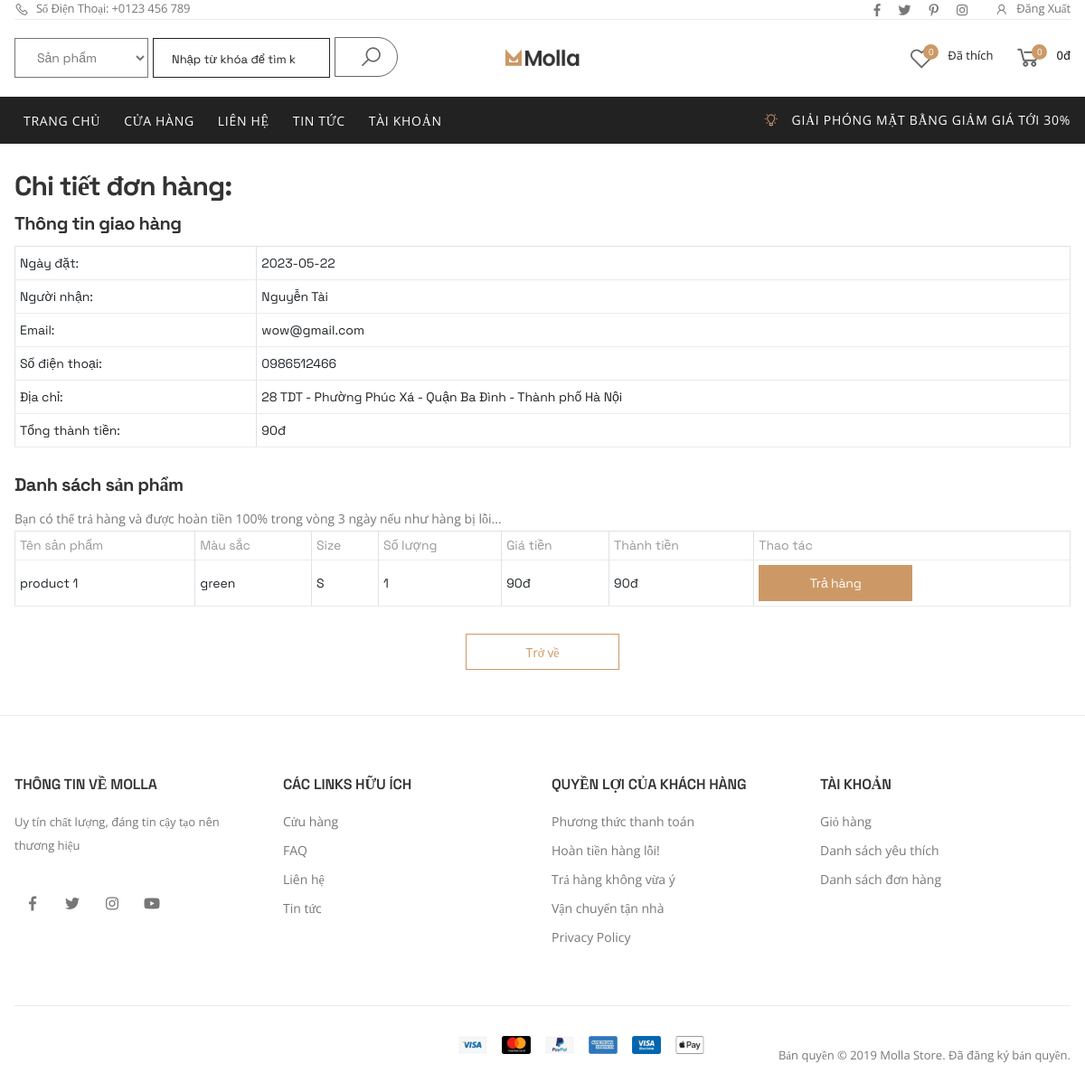
Screenshot of /account/odt/57 (signed in) with the database file from the repository.
### tables this page shows
CREATE TABLE `orders` (
  `orderId` int(11) NOT NULL,
  `userId` int(11) DEFAULT NULL,
  `orderDate` date DEFAULT NULL,
  `receiver` varchar(100) DEFAULT NULL,
  `email` varchar(50) DEFAULT NULL,
  `phone` varchar(50) DEFAULT NULL,
  `province` text DEFAULT NULL,
  `district` text DEFAULT NULL,
  `ward` text DEFAULT NULL,
  `street` text DEFAULT NULL,
  `summary` float DEFAULT NULL,
  `notes` text DEFAULT NULL,
  `status` tinyint(4) DEFAULT 1
);

CREATE TABLE `order_details` (
  `orderId` int(11) NOT NULL,
  `productId` int(11) NOT NULL,
  `optionId` int(11) NOT NULL,
  `price` float DEFAULT NULL,
  `quantity` int(11) DEFAULT NULL,
  `total` float DEFAULT NULL,
  `returned` tinyint(4) DEFAULT 0,
  `return_reason` text DEFAULT NULL,
  `return_image` varchar(50) DEFAULT NULL
);

CREATE TABLE `products` (
  `productId` int(11) NOT NULL,
  `title` varchar(100) DEFAULT NULL,
  `originalPrice` float DEFAULT NULL,
  `currentPrice` float DEFAULT NULL,
  `description` text DEFAULT NULL,
  `salePercent` float DEFAULT NULL,
  `reviewCount` int(11) DEFAULT 0,
  `rating` float DEFAULT 5,
  `categoryId` int(11) DEFAULT NULL,
  `sold` int(11) DEFAULT 0,
  `isShown` tinyint(4) DEFAULT 1,
  `deleted` tinyint(4) DEFAULT 0
);

CREATE TABLE `product_options` (
  `optionId` int(11) NOT NULL,
  `productId` int(11) NOT NULL,
  `size` varchar(10) NOT NULL,
  `color` varchar(10) NOT NULL,
  `quantity` int(11) DEFAULT NULL,
  `deleted` tinyint(4) DEFAULT 0
);

### index.php (called while the page is built, shortened)
<?php
$app = new App();

### core/Connection.php (called while the page is built, shortened)
<?php
    class Connection{
        var $db = null;
        function __construct()
        {
            $dsn = 'mysql:host=localhost;dbname=molla';
            $user = 'root';
            $pass = '';
            try {
                $this->db = new PDO($dsn, $user, $pass, array(PDO::MYSQL_ATTR_INIT_COMMAND => "SET NAMES utf8"));
            } catch (\Throwable $th) {
                echo 'Connect to Database failed';
            }
        }
        public function getAll($select)
        {
            return $this->db->query($select)->fetchAll();
        }
        public function getOne($select)
        {
            $result = $this->db->query($select);
            $result = $result->fetch();
            return $result;
        }
    }

### app/models/OrderModel.php (called while the page is built, shortened)
<?php
class OrderModel
{
    private $db = null;
    public function __construct()
    {
        $this->db = new Connection();
    }
    public function getOrderById($id)
    {
        $select = "SELECT * FROM `orders` WHERE orderId = $id";
        return $this->db->getOne($select);
    }
    public function getOrderDetail($orderId)
    {
        $select = "SELECT * FROM `order_details` WHERE orderId = $orderId";
        return $this->db->getAll($select);
    }
}

### app/models/ProductModel.php (called while the page is built, shortened)
<?php
class ProductModel
{
    private $db = null;
    public function __construct()
    {
        $this->db = new Connection();
    }
    public function getProductById($id, $isAdmin = false)
    {
        $select = "SELECT * FROM products WHERE productId = '$id'";
        if (!$isAdmin) {
            $select .= ' AND isShown = 1 AND deleted = 0';
        }
        return $this->db->getOne($select);
    }
    public function getOptionById($id, $getDeleted = true)
    {
        $select = "SELECT * FROM product_options WHERE optionId = '$id'";
        return $this->db->getOne($select);
    }
}

### app/views/client/pages/order-details.php (the view, shortened to what this page needs)
<main class="main">
    <div class="page-content">
        <div class="container">
            <h3 class="mt-3">Chi tiết đơn hàng:</h3>
            <div class="row">
                <div class="col-12">
                    <h5>Thông tin giao hàng</h5>
                    <table class="table table-bordered">
                        <tr>
                            <td class="p-2">Ngày đặt:</td>
                            <td class="p-2"><?= $order['orderDate'] ?></td>
                        </tr>
                        <tr>
                            <td class="p-2">Người nhận:</td>
                            <td class="p-2"><?= $order['receiver'] ?></td>
                        </tr>
                        <tr>
                            <td class="p-2">Email:</td>
                            <td class="p-2"><?= $order['email'] ?></td>
                        </tr>
                        <tr>
                            <td class="p-2">Số điện thoại:</td>
                            <td class="p-2"><?= $order['phone'] ?></td>
                        </tr>
                        <tr>
                            <td class="p-2">Địa chỉ:</td>
                            <td class="p-2"><?= $order['street'] . ' - ' . $order['ward'] . ' - ' . $order['district'] . ' - ' . $order['province'] ?></td>
                        </tr>
                        <tr>
                            <td class="p-2">Tổng thành tiền:</td>
                            <td class="p-2"><?= $order['summary'] ?>đ</td>
                        </tr>
                    </table>
                </div>
                <div class="col-12">
                    <h5>Danh sách sản phẩm</h5>
                    <p>Bạn có thể trả hàng và được hoàn tiền 100% trong vòng 3 ngày nếu như hàng bị lỗi...</p>
                    <table class="table table-bordered">
                        <tr>
                            <th class="p-2">Tên sản phẩm</th>
                            <th class="p-2">Màu sắc</th>
                            <th class="p-2">Size</th>
                            <th class="p-2">Số lượng</th>
                            <th class="p-2">Giá tiền</th>
                            <th class="p-2">Thành tiền</th>
                            <th class="p-2">Thao tác</th>
                        </tr>
                        <?php
                        $productModel = new ProductModel();
                        foreach ($detail as $item) {
                            $product = $productModel->getProductById($item['productId']);
                            $option = $productModel->getOptionById($item['optionId']);
                        ?>
                            <tr>
                                <td class="p-2"><?= $product['title'] ?></td>
                                <td class="p-2"><?= $option['color'] ?></td>
                                <td class="p-2"><?= $option['size'] ?></td>
                                <td class="p-2"><?= $item['quantity'] ?></td>
                                <td class="p-2"><?= number_format($item['price']) ?>đ</td>
                                <td class="p-2"><?= number_format($item['total']) ?>đ</td>
                                <td class="p-2">
                                    <?php
                                    $startDate = new DateTime($order['orderDate']);
                                    $today = new DateTime();
                                    $interval = $today->diff($startDate);
                                    $numberOfDays = $interval->format('%a');
                                    if ($order['status'] == 3 && $numberOfDays <= 3 && $item['returned'] == 0) :
                                    ?>
                                        <button class="btn btn-primary" data-toggle="modal" data-target="#modal-<?= $order['orderId'] ?>">Trả hàng</button>
                                    <?php endif;  ?>
                                </td>
                            </tr>
                        <?php
                        }
                        ?>
                    </table>
                </div>
            </div>
            <div class="text-center">
                <a href="/account" class="btn btn-outline-primary">Trở về</a>
            </div>
        </div>
    </div>
</main>

### rows the page displays
orders: orderDate "2023-05-22", receiver "Nguyễn Tài", email "wow@gmail.com", phone "0986512466", street "28 TDT", ward "Phường Phúc Xá", district "Quận Ba Đình", province "Thành phố Hà Nội", summary "90"
order_details: productId.title "product 1", product_options.color "green", product_options.size "S", quantity "1", price "90", total "90"
